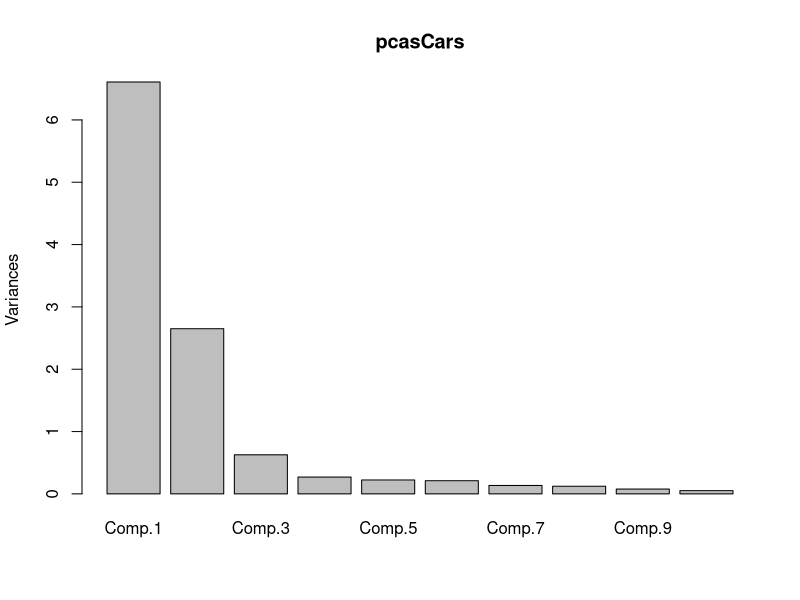

This chart was generated by the following R code: (Note: this script raises an error after producing the figure.)
# navigate to pcaCars repo; set as working directory
setwd('~/Documents/GitHub/pcaCars')

# cor = TRUE indicates that PCA is performed on
# standardized data (mean = 0, variance = 1)
pcasCars <- princomp(mtcars, cor = TRUE)

# view objects stored in pcaCars
names(pcasCars)

# proportion of variance explained
summary(pcasCars)

# bar plot 
plot(pcasCars)


# cluster cars
carsHC <- hclust(dist(pcaCars$scores), method = "ward.D2")

# dendrogram
plot(carsHC)

# cut the dendrogram into 3 clusters
carsClusters <- cutree(carsHC, k = 3)

# add cluster to data frame of scores
carsDf <- data.frame(pcaCars$scores, "cluster" = factor(carsClusters))
str(carsDf)

# plot the first 2 PCs with cluster membership
# need to install ggplot2 and ggrepel packages first
# using the following command in R:
# install.packages(c("ggplot2","ggrepel"))
library(ggplot2)
library(ggrepel)
ggplot(carsDf,aes(x=Comp.1, y=Comp.2)) +
  geom_text_repel(aes(label = rownames(carsDf))) +
  theme_classic() +
  geom_hline(yintercept = 0, color = "gray70") +
  geom_vline(xintercept = 0, color = "gray70") +
  geom_point(aes(color = cluster), alpha = 0.55, size = 3) +
  xlab("PC1") +
  ylab("PC2") +
  xlim(-5, 6) +
  ggtitle("PCA plot of Cars")
